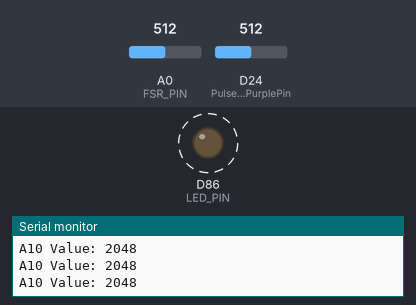
Bench run of a sketch on a simulated Arduino Zero (SAMD21). On the bench: output pins drawn as LEDs (lit = HIGH), the last lines printed to the serial monitor. Dashed ring = blinking. The test bench sets the inputs (shaded band); at power-on: D24 (PulseSensorPurplePin) = 512, A0 (FSR_PIN) = 512 (analog values on the 0–1023 scale). Pins used as bus, display or sensor lines are not drawn.

Above: at 1.2 s.
1.3 s: D24 (PulseSensorPurplePin) set to 467
4.3 s: D24 (PulseSensorPurplePin) set to 434
At 5.4 s:
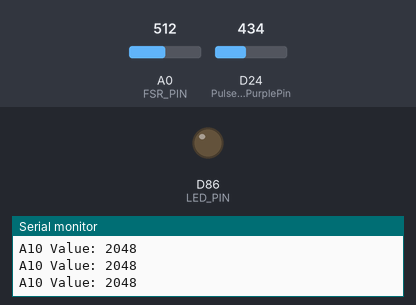
5.8 s: A0 (FSR_PIN) set to 736
7.3 s: A0 (FSR_PIN) set to 759
8.8 s: D24 (PulseSensorPurplePin) set to 510
At 11.7 s:
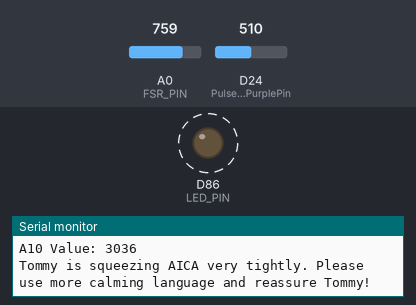
11.8 s: D24 (PulseSensorPurplePin) set to 306
At 12.6 s:
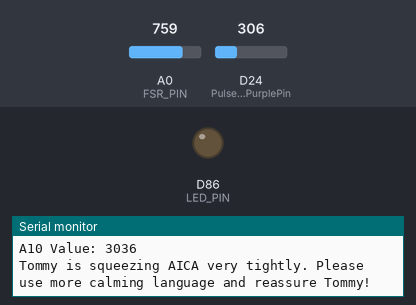
Timing chart, 0 to 14.3 s (numbered marks = the images above; inputs shaded):
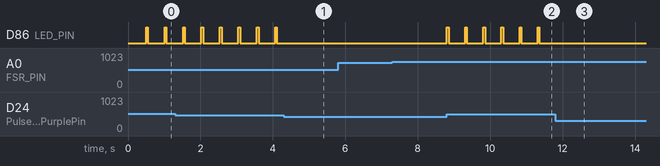

The sketch:

m4_arduino_integration.ino
```cpp
// Force Sensor Variables
const int FSR_PIN = A0;
const int POWER_PIN_FSR = 9;
const int THRESHOLD_FSR = 3000;
const int DELAY_TIME_FSR = 15000;
bool triggeredFSR = false;
unsigned long lastTriggerTimeFSR = 0;

// Pulse Sensor Variables
#define PulseSensorPurplePin A10
const int LED_PIN = 86;
const int POWER_MONITOR_PIN = 10;
int Signal;
int ThresholdPulse = 1800;
unsigned long lastBeatTime = 0;
unsigned long bpmStartTime = 0;
unsigned long bpmUpdateTime = 0;
int beatCounter = 0;
float bpm = 0;
bool initialized = false;
bool alertTriggered = false;

void setup() {
    Serial.begin(9600);
    analogReadResolution(12);

    pinMode(POWER_PIN_FSR, OUTPUT);
    digitalWrite(POWER_PIN_FSR, HIGH);

    pinMode(LED_PIN, OUTPUT);
    pinMode(POWER_MONITOR_PIN, OUTPUT);
    digitalWrite(POWER_MONITOR_PIN, HIGH);

    Serial.println("Initializing sensors... Please wait 15 seconds for BPM calibration.");
    bpmStartTime = millis();
}

void loop() {
    // **Force Sensor Logic**
    if (!triggeredFSR) {
        int pressureValue = analogRead(FSR_PIN);
        Serial.print("A10 Value: ");
        Serial.println(pressureValue);

        if (pressureValue >= THRESHOLD_FSR) {
            Serial.println("Tommy is squeezing AICA very tightly. Please use more calming language and reassure Tommy!");
            triggeredFSR = true;
            lastTriggerTimeFSR = millis();
        }
    } else {
        if (millis() - lastTriggerTimeFSR >= DELAY_TIME_FSR) {
            triggeredFSR = false;
            Serial.println("Resuming FSR readings...");
        }
    }

    // **Pulse Sensor Logic**
    Signal = analogRead(PulseSensorPurplePin);
    if (Signal > ThresholdPulse && (millis() - lastBeatTime > 500)) {
        beatCounter++;
        lastBeatTime = millis();
        digitalWrite(LED_PIN, HIGH);
        delay(50);
        digitalWrite(LED_PIN, LOW);
    }

    if (!initialized && millis() - bpmStartTime >= 15000) {
        bpm = (beatCounter * 4);
        Serial.print("Initial BPM: ");
        Serial.println(bpm);
        beatCounter = 0;
        bpmUpdateTime = millis();
        initialized = true;
    }

    if (initialized && millis() - bpmUpdateTime >= 15000) {
        bpm = (beatCounter * 4);
        Serial.print("BPM: ");
        Serial.println(bpm);

        if (bpm >= 100 && bpm <= 111) {
            Serial.println("Heart rate is slightly elevated. Reassure the patient.");
        } else if (bpm > 111) {
            Serial.println("Heart rate significantly elevated. Use calming language.");
            alertTriggered = true;
        }

        if (alertTriggered && bpm < 100) {
            Serial.println("Heart rate returned to normal. Resume normal guidance.");
            alertTriggered = false;
        }

        beatCounter = 0;
        bpmUpdateTime = millis();
    }

    delay(10);
}
```

Measured:
- the behaviour switches between 451 and 450 on D24 (PulseSensorPurplePin) (found by bisection; images 0 and 1)
- after the input at 4.3 s, D86 (LED_PIN): stops changing and stays LOW
- after the input at 8.8 s, D86 (LED_PIN): alternates HIGH for 0.05 s and LOW for 0.45 s, starting at once
- after the input at 11.8 s, D86 (LED_PIN): stops changing and stays LOW
- by itself, D86 (LED_PIN): alternates HIGH for 0.05 s and LOW for 0.46 s
